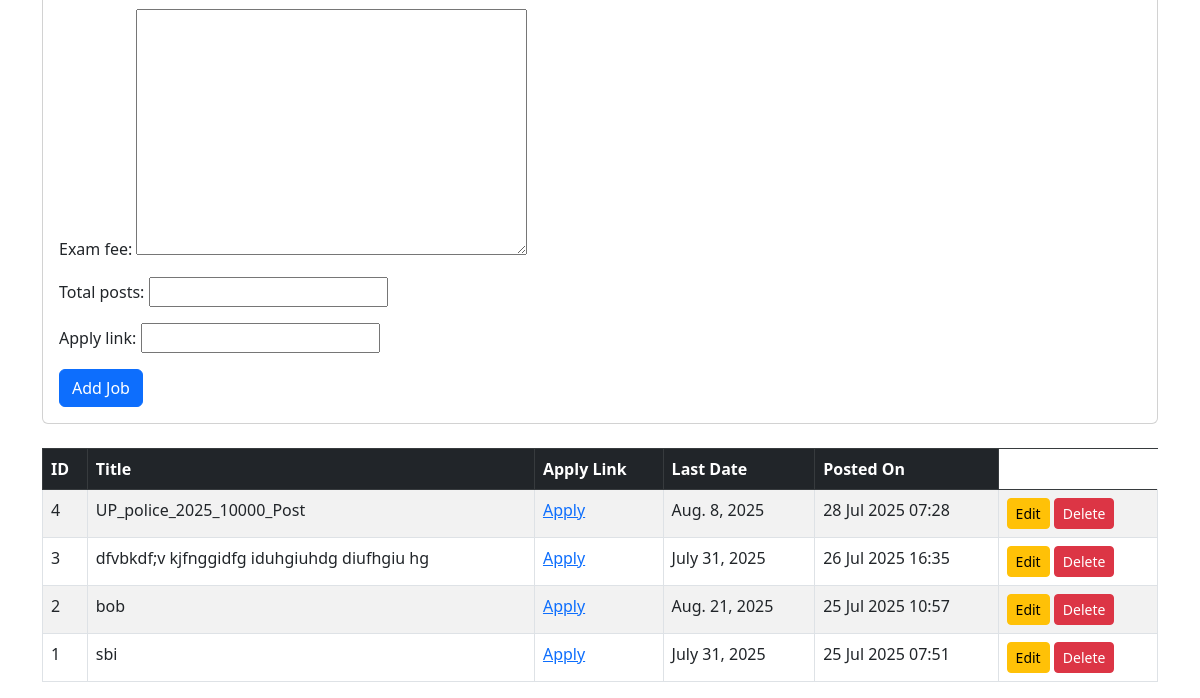
/dashboard/jobs/ (signed in, lower part), run on an earlier commit of the app's database.
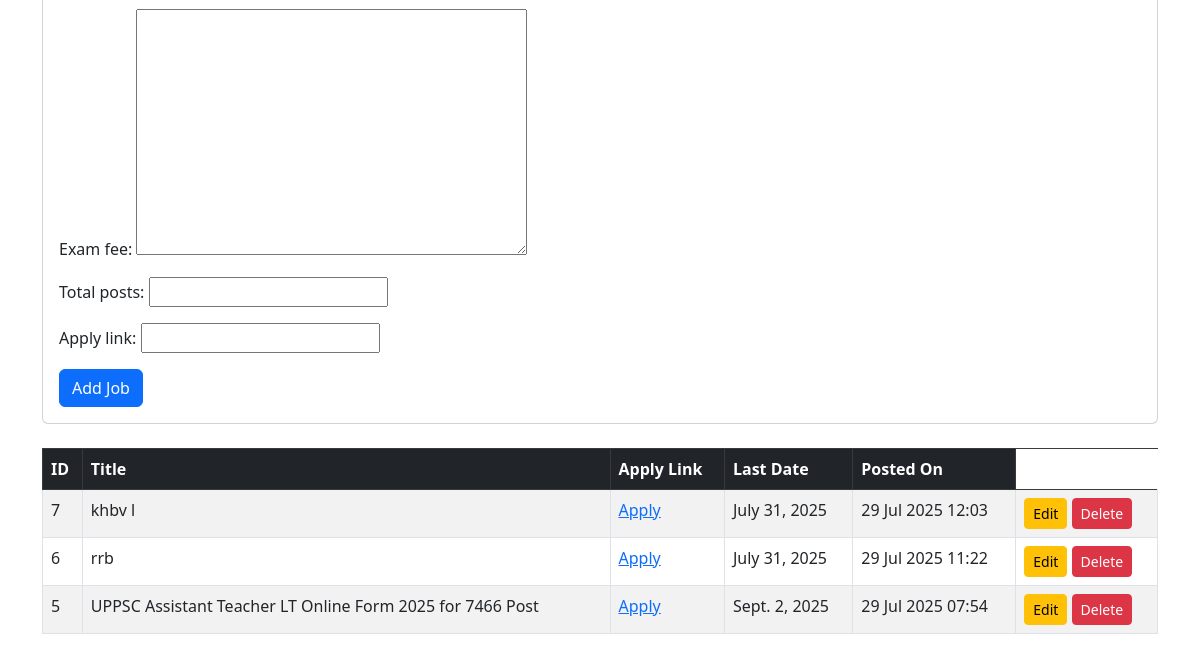
And on a later commit of the database.
### core/models.py (models this page shows, shortened)
class JobPost(models.Model):
    title =  models.CharField(max_length=200)
    category = models.CharField(max_length=100)
    description = models.TextField()
    last_date = models.DateField()
    how_to_apply = models.TextField(blank=True, null=True)
    important_links = models.TextField(blank=True, null=True)
    important_dates = models.TextField(blank=True, null=True)
    eligibility = models.TextField(blank=True, null=True)
    age_limit = models.TextField(blank=True, null=True)
    exam_fee = models.TextField(blank=True, null=True)
    total_posts = models.CharField(max_length=50, blank=True)
    apply_link = models.URLField()
    posted_on = models.DateTimeField(auto_now=True)

### core/views.py (the view)
# urls.py: path('dashboard/jobs/', views.manage_jobs, name='manage_jobs'),
@login_required
def manage_jobs(request):
    jobs = JobPost.objects.all().order_by('-posted_on')
    if request.method == 'POST':
        form = JobPostForm(request.POST)
        if form.is_valid():
            form.save()
            emails = Subscriber.objects.values_list('email', flat=True)
            subject = f"🆕 New Job Posted: {job.title}"
            message = f"New job is now live: {job.title}\nApply here: {job.apply_link}"
            send_notification(subject, message, list(emails))
            return redirect('manage_jobs')
    else:
        form = JobPostForm()
    return render(request, 'dashboard/manage_jobs.html', {
        'jobs': jobs,
        'form': form
    })

### core/forms.py
class JobPostForm(forms.ModelForm):
    class Meta:
        model = JobPost
        fields = ['title', 'category', 'description', 'last_date',
            'how_to_apply', 'important_links', 'important_dates',
            'eligibility', 'age_limit', 'exam_fee', 'total_posts',
            'apply_link']
        widgets = {
            'last_date': forms.DateInput(attrs={'type': 'date'}),
        }

### core/templates/dashboard/manage_jobs.html (shortened to what this page needs)
{% extends "dashboard/dashboard_base.html" %}
{% block content %}
<div class="card mb-4">
    <div class="card-body">
        <form method="post">
            {{ form.as_p }}
            <button type="submit" class="btn btn-primary">Add Job</button>
        </form>
    </div>
</div>
<table class="table table-bordered table-striped">
    <thead class="table-dark">
        <tr>
            <th>ID</th>
            <th>Title</th>
            <th>Apply Link</th>
            <th>Last Date</th>
            <th>Posted On</th>
        </tr>
    </thead>
    <tbody>
        {% for job in jobs %}
        <tr>
            <td>{{ job.id }}</td>
            <td>{{ job.title }}</td>
            <td><a href="{{ job.apply_link }}" target="_blank">Apply</a></td>
            <td>{{ job.last_date }}</td>
            <td>{{ job.posted_on|date:"d M Y H:i" }}</td>
            <td>
    <a href="{% url 'edit_job' job.id %}" class="btn btn-sm btn-warning">Edit</a>
    <a href="{% url 'delete_job' job.id %}" class="btn btn-sm btn-danger"
       onclick="return confirm('Are you sure to delete this job?');">Delete</a>
</td>
        </tr>
        {% empty %}
        <tr><td colspan="5">No job posts available.</td></tr>
        {% endfor %}
    </tbody>
</table>
{% endblock %}

What changed in the data, as far as the page shows it:
removed JobPost: id "4", title "UP_police_2025_10000_Post", last_date "Aug. 8, 2025", posted_on "28 Jul 2025 07:28"
removed JobPost: id "3", title "dfvbkdf;v kjfnggidfg iduhgiuhdg diufhgiu hg", last_date "July 31, 2025", posted_on "26 Jul 2025 16:35"
removed JobPost: id "2", title "bob", last_date "Aug. 21, 2025", posted_on "25 Jul 2025 10:57"
removed JobPost: id "1", title "sbi", last_date "July 31, 2025", posted_on "25 Jul 2025 07:51"
added JobPost: id "7", title "khbv l", last_date "July 31, 2025", posted_on "29 Jul 2025 12:03"
added JobPost: id "6", title "rrb", last_date "July 31, 2025", posted_on "29 Jul 2025 11:22"
added JobPost: id "5", title "UPPSC Assistant Teacher LT Online Form 2025 for 7466 Post", last_date "Sept. 2, 2025", posted_on "29 Jul 2025 07:54"
